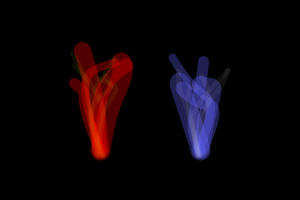
Frame 1 (no input)
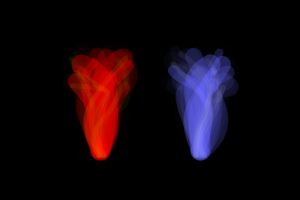
Frame 60 (the mouse pressed at the canvas centre just before this capture)
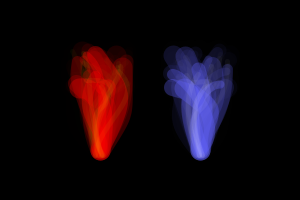
Frame 120 (the mouse held since frame 60 and released just before this capture)

The Processing sketch that drew these frames (run headless with seeded random() and noise(); from frame 60 on, the mouse is pressed at the canvas centre):

// Processing sketch: processing_65916
// ── processing_65916.pde

void setup() {
  size(300, 200);
  background(0);
  smooth();
}

void draw() {
  noStroke();
  fill(0, 80);
  rect(0, 0, width, height);

  noFill();
  
  stroke(255, 0, 0, 80);
  for (int i = 0; i < 5; i++) {
    strokeWeight(20 - i * 3);
    bezier(100, 150, random(70, 130), random(70, 130), random(70, 130), random(70, 130), random(70, 130), random(50, 90));
  }

  stroke(255, 255, 0, 15);
  for (int j = 0; j < 5; j++) {
    strokeWeight(5);
    bezier(100+random(-5, 5), 155, random(70, 100), random(70, 130), random(70, 150), random(70, 130), random(70, 130), random(50, 90));
  }

  stroke(100, 100, 255, 80);
  for (int p = 0; p < 5; p++) {
    strokeWeight(20 - p * 3);
    bezier(200, 150, random(170, 230), random(70, 130), random(170, 230), random(70, 130), random(170, 230), random(50, 90));
  }

  stroke(255, 15);
  for (int q = 0; q < 5; q++) {
    strokeWeight(5);
    bezier(200+random(-5, 5), 155, random(170, 200), random(70, 130), random(170, 250), random(70, 130), random(170, 230), random(50, 90));
  }
}
